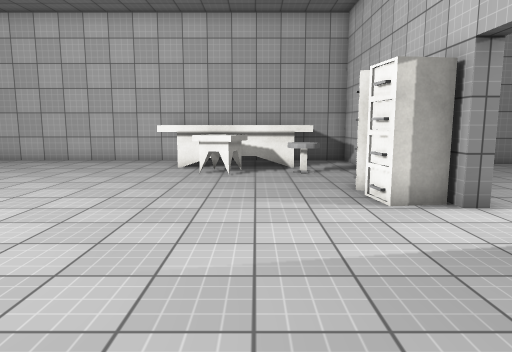
[1] (above)

19 first-person views from a walk through a Unity game level. The camera is 1.5 m above the floor, tilts 8° down and sees 70° across. Doors are open. The floor is counted in squares, 1 m on a side. Each view is taken from the middle of a square. On the plan, view 1 faces up. The plan holds only what a view shows up to about 16 squares ahead; the rest is blank. The place goes on beyond the plan. The player is left out. Some animated figures are not drawn. Surface patterns are stand-ins for the level's own textures.

[2]
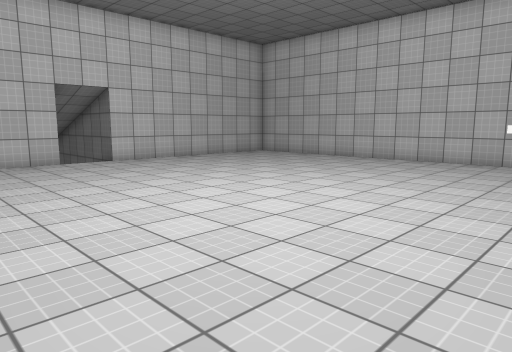

[3]
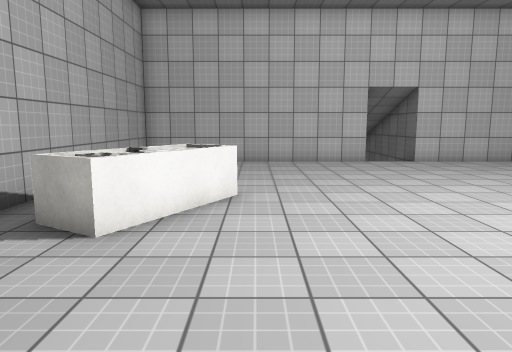

[4]
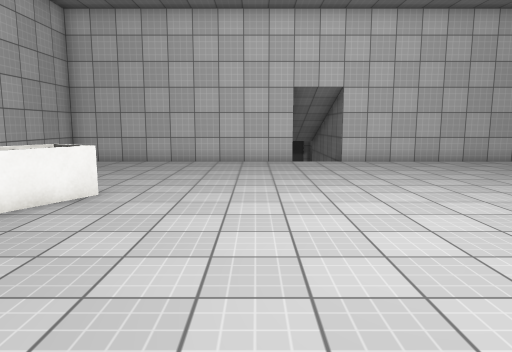

[5]
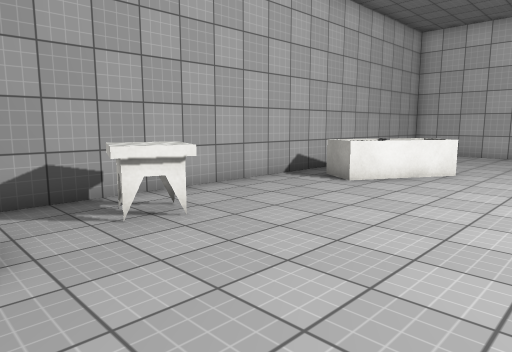

[6]
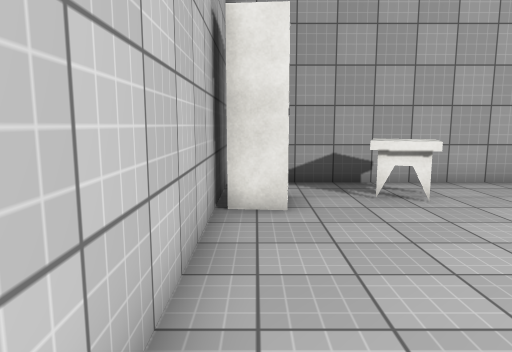

[7]
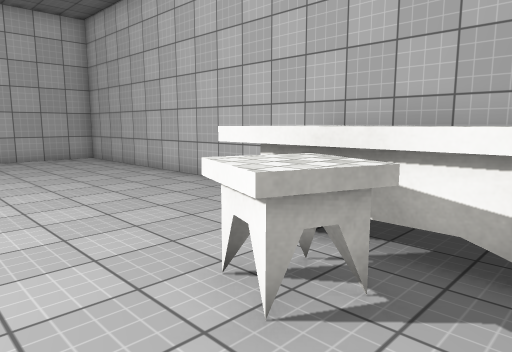

[8]
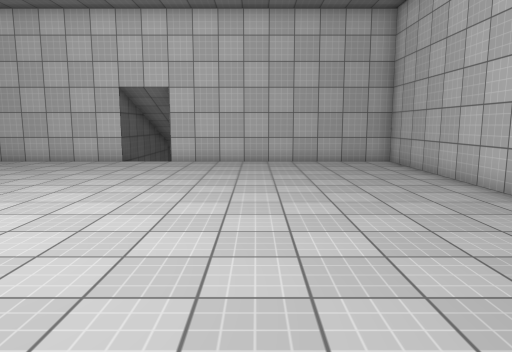

[9]
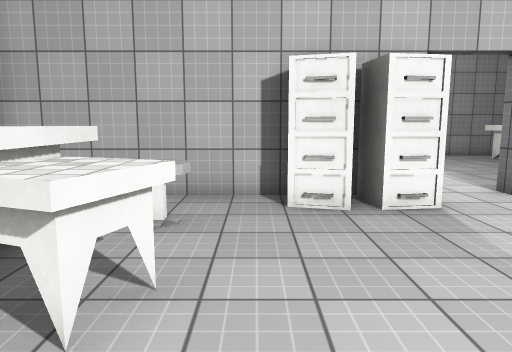

[10]
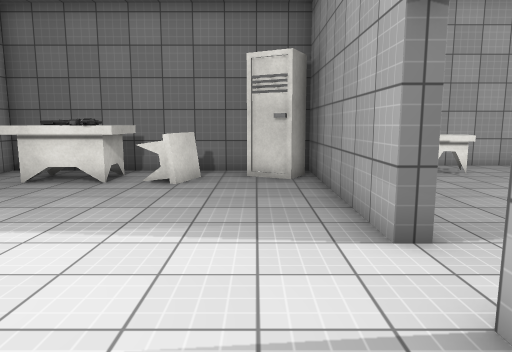

[11]
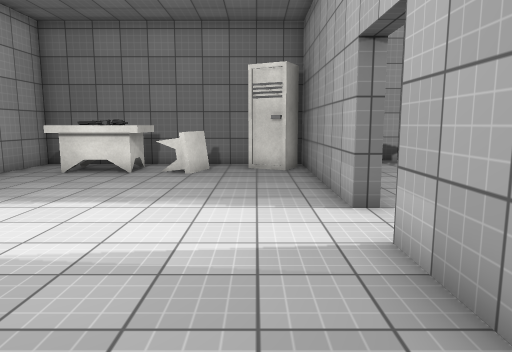

[12]
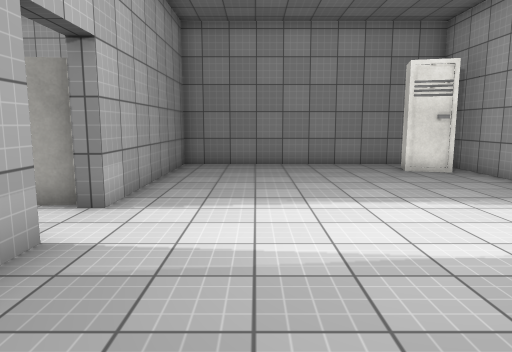

[13]
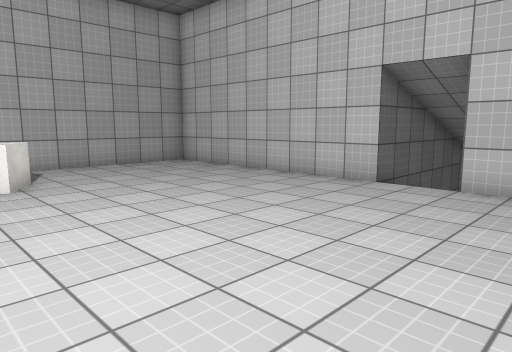

[14]
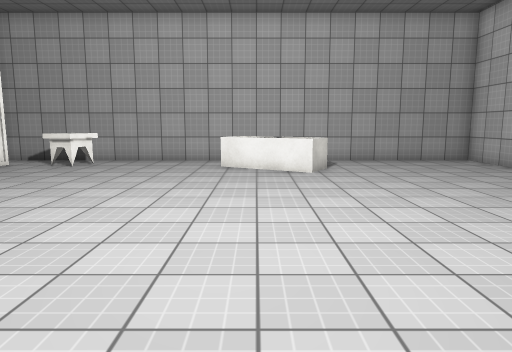

[15]
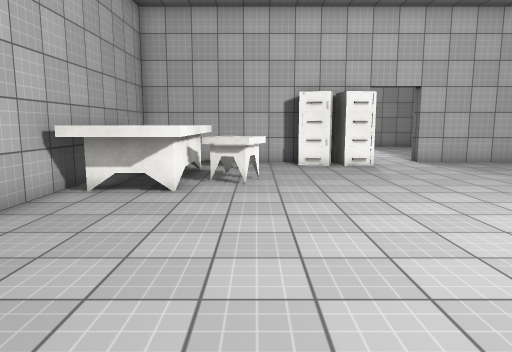

[16]
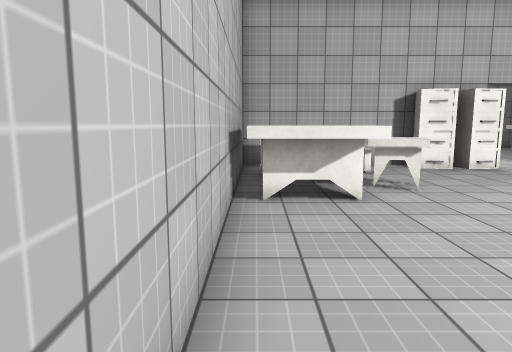

[17]
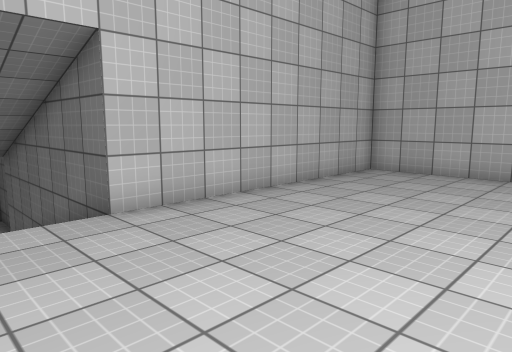

[18]
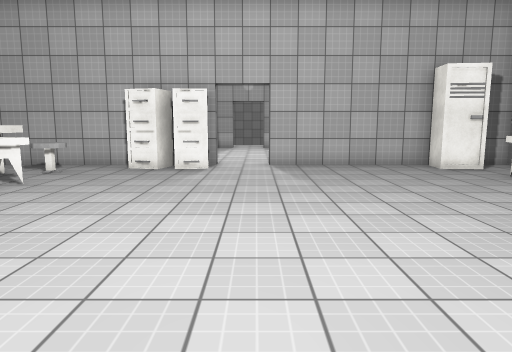

[19]
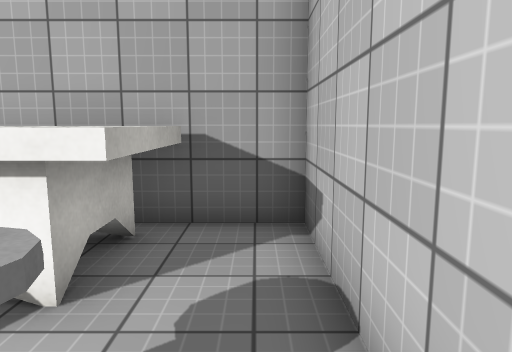

### Floor plan
Points are (right, up) in squares from view 1. A wall is a line through its corners. A room is listed if a view was taken in it or the views show most of it. See-through windows are left out.
Room 1 (views 1, 2, 3, 4, 5, 6, 7, 8, 9, 13, 14, 15, 16, 17, 18, 19)
walls: (-8.8, -0.7) (-9.3, -1.6) (-8, -2.3); (-9.5, -1.7) (-8.8, -0.4) (-5.7, -2.1) (-6.5, -3.4); (-7.9, -2.3) (-6.5, -3.2); (3.5, 8) (2.4, 8.3) (2.6, 9.4) (3.7, 9.1) (3.7, 15.5) (-16, 15.5) (-16, 6.5) (-22.5, 6.5); (3.7, 6.5) (3.7, 8.1); (3.7, 6.8) (2.5, 6.6) (2.4, 7.8) (3.5, 7.9); (2.4, -2.7) (2.5, -1.3) (3.6, -1.4); (-22.5, 4.5) (-16, 4.5) (-16, -4.5) (3.7, -4.5) (3.7, 4.5)
low walls: (-6.6, -2.4) (-7, -3)
ways out: open door at (4, 5.5) to room 2; gap at (2, -2)
objects: table (-3, 13) to (2, 15); other object (-2, 11) to (0, 12); other object (-1, -3) to (1, -2); other object (1, 11) to (2, 12)
Room 2 (views 10, 11, 12)
walls: (4.2, 4.5) (4.2, -3); (12.5, 11.7) (11.9, 11.9) (12.1, 12.8); (5, -1.1) (6.3, -1.8); (12.5, 14) (4.2, 14) (4.2, 6.5); (6.3, -3) (12.5, -3)
ways out: open door at (4, 5.5) to room 1
objects: other object (8, -2) to (9, 0); table (10, -2); gun (10, -1) to (12, -1); table (10, 0) to (12, 0); table (12, -2)

Positions as (right, up) in squares from view 1, and headings:
1: (0, 0), facing up
2: (-1, 0), facing up-left
3: (-1, 0), facing left
4: (-1, 3), facing left
5: (3, 3), facing down-left
6: (3, 5), facing down
7: (1, 9), facing up-left
8: (-1, 10), facing left
9: (-4, 10), facing right
10: (6, 9), facing down
11: (6, 11), facing down
12: (7, 0), facing up
13: (-7, 9), facing down-left
14: (-7, 11), facing down
15: (-11, 11), facing right
16: (-10, 15), facing right
17: (-10, 4), facing up-left
18: (-10, 5), facing right
19: (3, 10), facing up
